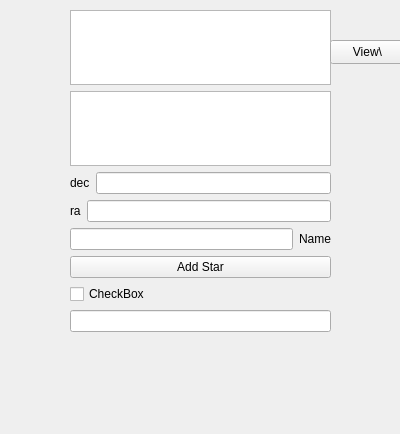
<?xml version="1.0" encoding="UTF-8"?>
<ui version="4.0">
 <class>gui</class>
 <widget class="QWidget" name="gui">
  <property name="geometry">
   <rect>
    <x>0</x>
    <y>0</y>
    <width>400</width>
    <height>434</height>
   </rect>
  </property>
  <property name="windowTitle">
   <string>gui</string>
  </property>
  <widget class="QWidget" name="verticalLayoutWidget">
   <property name="geometry">
    <rect>
     <x>70</x>
     <y>10</y>
     <width>261</width>
     <height>322</height>
    </rect>
   </property>
   <layout class="QVBoxLayout" name="verticalLayout">
    <item>
     <widget class="QTableView" name="tableView"/>
    </item>
    <item>
     <widget class="QListWidget" name="listWidget"/>
    </item>
    <item>
     <layout class="QHBoxLayout" name="horizontalLayout_3">
      <item>
       <widget class="QLabel" name="label_3">
        <property name="text">
         <string>dec</string>
        </property>
       </widget>
      </item>
      <item>
       <widget class="QLineEdit" name="decLine"/>
      </item>
     </layout>
    </item>
    <item>
     <layout class="QHBoxLayout" name="horizontalLayout_2">
      <item>
       <widget class="QLabel" name="label_2">
        <property name="text">
         <string>ra</string>
        </property>
       </widget>
      </item>
      <item>
       <widget class="QLineEdit" name="raLine"/>
      </item>
     </layout>
    </item>
    <item>
     <layout class="QHBoxLayout" name="horizontalLayout">
      <item>
       <widget class="QLineEdit" name="nameLineEdit"/>
      </item>
      <item>
       <widget class="QLabel" name="label">
        <property name="text">
         <string>Name</string>
        </property>
       </widget>
      </item>
     </layout>
    </item>
    <item>
     <widget class="QPushButton" name="pushButton">
      <property name="text">
       <string>Add Star</string>
      </property>
     </widget>
    </item>
    <item>
     <widget class="QCheckBox" name="checkBox">
      <property name="text">
       <string>CheckBox</string>
      </property>
     </widget>
    </item>
    <item>
     <widget class="QLineEdit" name="starName"/>
    </item>
   </layout>
  </widget>
  <widget class="QPushButton" name="viewButton">
   <property name="geometry">
    <rect>
     <x>330</x>
     <y>40</y>
     <width>75</width>
     <height>24</height>
    </rect>
   </property>
   <property name="text">
    <string>View\</string>
   </property>
  </widget>
 </widget>
 <resources/>
 <connections/>
</ui>
